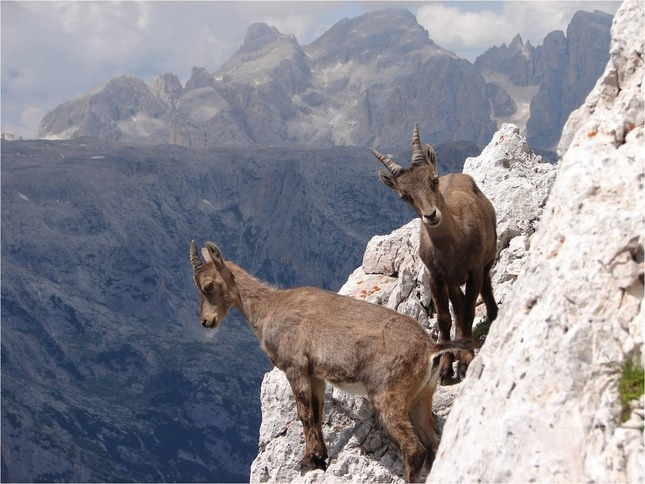
#> input picture pillow/input.jpg, 645 x 484 px
$ python example-1.py
#> lines starting #> are read from the running program, lines starting #| are printed output that depends on the picture
#!/usr/bin/env python3

'''
create button with centered text and put on image
'''

from PIL import Image, ImageFont, ImageDraw

text = "Very Loooooooooooooooooong Text"

# load font
font = ImageFont.truetype("arial", size=20)

# get text size in loaded font
text_size = font.getsize(text)

# set button size + 20px margins
button_size = (text_size[0]+40, text_size[1]+40)

# create image with correct size and black background
button_img = Image.new('RGBA', button_size, "grey")

# put text on image with 20px margin
button_draw = ImageDraw.Draw(button_img)
button_draw.text((20, 20), text, font=font)
button_draw.rectangle(((0,0), (button_size[0]-1,button_size[1]-1)), outline='red')

line = ( (1, button_size[1]-1), (1,0), (button_size[0]-2,0) )
button_draw.line(line, fill='white', width=2)
line = ( (button_size[0]-2,0), (button_size[0]-2, button_size[1]-1), (0, button_size[1]-1) )
button_draw.line(line, fill='black', width=2)

# save button in file
button_img.save("button.png", "PNG")
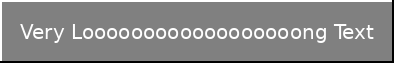
#> saved as button.png: PIL image 394x63 RGBA; mean R, G, B, A 135.9, 135.9, 135.9, 255

# ---------------------------------------------------------------------

# load image with some background
source_img = Image.open("input.jpg").convert("RGBA")

# put button on source image in position (50, 50)
source_img.paste(button_img, (50, 50))
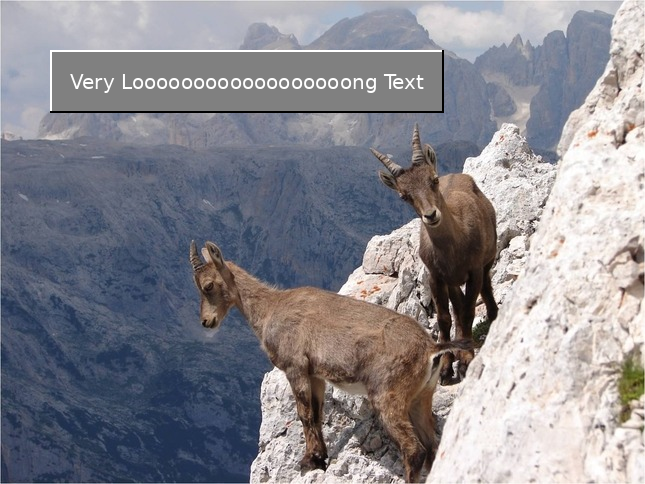
#> source_img: PIL image 645x484 RGBA; mean R, G, B, A 136.1, 135.1, 142, 255

# save in new file
source_img.save("output.png", "PNG")
